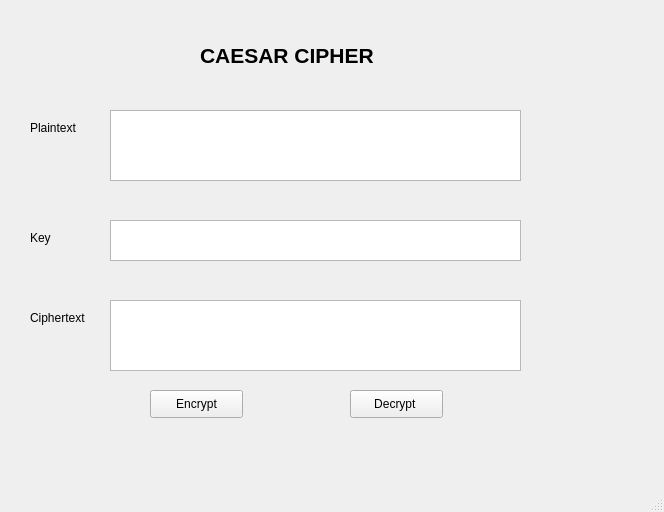
<?xml version="1.0" encoding="UTF-8"?>
<ui version="4.0">
 <class>MainWindow</class>
 <widget class="QMainWindow" name="MainWindow">
  <property name="geometry">
   <rect>
    <x>0</x>
    <y>0</y>
    <width>664</width>
    <height>512</height>
   </rect>
  </property>
  <property name="windowTitle">
   <string>MainWindow</string>
  </property>
  <widget class="QWidget" name="centralwidget">
   <widget class="QLabel" name="label">
    <property name="geometry">
     <rect>
      <x>200</x>
      <y>40</y>
      <width>261</width>
      <height>31</height>
     </rect>
    </property>
    <property name="font">
     <font>
      <family>Microsoft YaHei UI</family>
      <pointsize>16</pointsize>
      <weight>75</weight>
      <bold>true</bold>
     </font>
    </property>
    <property name="text">
     <string>CAESAR CIPHER </string>
    </property>
   </widget>
   <widget class="QLabel" name="lbl_plaintext">
    <property name="geometry">
     <rect>
      <x>30</x>
      <y>120</y>
      <width>55</width>
      <height>16</height>
     </rect>
    </property>
    <property name="text">
     <string>Plaintext</string>
    </property>
   </widget>
   <widget class="QLabel" name="lbl_key">
    <property name="geometry">
     <rect>
      <x>30</x>
      <y>230</y>
      <width>55</width>
      <height>16</height>
     </rect>
    </property>
    <property name="text">
     <string>Key</string>
    </property>
   </widget>
   <widget class="QLabel" name="lbl_ciphertext">
    <property name="geometry">
     <rect>
      <x>30</x>
      <y>310</y>
      <width>55</width>
      <height>16</height>
     </rect>
    </property>
    <property name="text">
     <string>Ciphertext</string>
    </property>
   </widget>
   <widget class="QPlainTextEdit" name="txt_plaintext">
    <property name="geometry">
     <rect>
      <x>110</x>
      <y>110</y>
      <width>411</width>
      <height>71</height>
     </rect>
    </property>
   </widget>
   <widget class="QPlainTextEdit" name="txt_key">
    <property name="geometry">
     <rect>
      <x>110</x>
      <y>220</y>
      <width>411</width>
      <height>41</height>
     </rect>
    </property>
   </widget>
   <widget class="QPlainTextEdit" name="txt_ciphertext">
    <property name="geometry">
     <rect>
      <x>110</x>
      <y>300</y>
      <width>411</width>
      <height>71</height>
     </rect>
    </property>
   </widget>
   <widget class="QPushButton" name="btn_decrypt">
    <property name="geometry">
     <rect>
      <x>350</x>
      <y>390</y>
      <width>93</width>
      <height>28</height>
     </rect>
    </property>
    <property name="text">
     <string>Decrypt </string>
    </property>
   </widget>
   <widget class="QPushButton" name="btn_encrypt">
    <property name="geometry">
     <rect>
      <x>150</x>
      <y>390</y>
      <width>93</width>
      <height>28</height>
     </rect>
    </property>
    <property name="text">
     <string>Encrypt</string>
    </property>
   </widget>
  </widget>
  <widget class="QMenuBar" name="menubar">
   <property name="geometry">
    <rect>
     <x>0</x>
     <y>0</y>
     <width>664</width>
     <height>26</height>
    </rect>
   </property>
  </widget>
  <widget class="QStatusBar" name="statusbar"/>
 </widget>
 <resources/>
 <connections/>
</ui>
